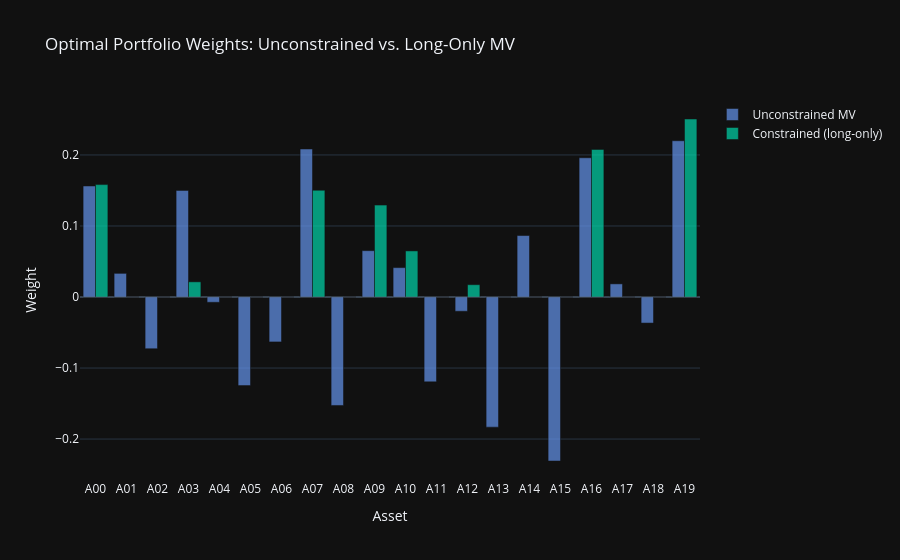

The code cell stored with this chart in its notebook:
### Code cell
assets = ['A{:02d}'.format(i) for i in range(N_ASSETS)]

fig = go.Figure()
fig.add_trace(go.Bar(
    x=assets, y=w_unconstrained, name='Unconstrained MV',
    marker_color='rgba(100,149,237,0.7)'
))
fig.add_trace(go.Bar(
    x=assets, y=w_constrained, name='Constrained (long-only)',
    marker_color='rgba(0,212,170,0.7)'
))
fig.add_hline(y=0, line_color='white', line_width=0.5, opacity=0.3)
fig.update_layout(
    title='Optimal Portfolio Weights: Unconstrained vs. Long-Only MV',
    xaxis_title='Asset', yaxis_title='Weight',
    template='plotly_dark', barmode='group'
)
fig.show()

### Figure 1 — Plotly figure (JSON) as saved in the notebook; plotly's stock layout.template omitted (floating-point values rounded to 4 significant figures)
{"data": [{"marker": {"color": "rgba(100,149,237,0.7)"}, "name": "Unconstrained MV", "type": "bar", "x": ["A00", "A01", "A02", "A03", "A04", "A05", "A06", "A07", "A08", "A09", "A10", "A11", "A12", "A13", "A14", "A15", "A16", "A17", "A18", "A19"], "y": [0.1563, 0.03332, -0.07282, 0.1501, -0.007436, -0.1247, -0.06325, 0.2084, -0.1527, 0.06526, 0.04137, -0.1195, -0.02008, -0.1832, 0.08654, -0.2309, 0.196, 0.01848, -0.03667, 0.22]}, {"marker": {"color": "rgba(0,212,170,0.7)"}, "name": "Constrained (long-only)", "type": "bar", "x": ["A00", "A01", "A02", "A03", "A04", "A05", "A06", "A07", "A08", "A09", "A10", "A11", "A12", "A13", "A14", "A15", "A16", "A17", "A18", "A19"], "y": [0.1583, 0, 3.272e-17, 0.02136, 0, 1.346e-17, 5.753e-18, 0.1503, 1.532e-17, 0.1294, 0.06489, 0, 0.01735, 3.204e-19, 7.484e-18, 3.055e-17, 0.2078, 2.25e-18, 0, 0.2506]}], "layout": {"barmode": "group", "shapes": [{"line": {"color": "white", "width": 0.5}, "opacity": 0.3, "type": "line", "x0": 0, "x1": 1, "xref": "x domain", "y0": 0, "y1": 0, "yref": "y"}], "title": {"text": "Optimal Portfolio Weights: Unconstrained vs. Long-Only MV"}, "xaxis": {"title": {"text": "Asset"}}, "yaxis": {"title": {"text": "Weight"}}}}
